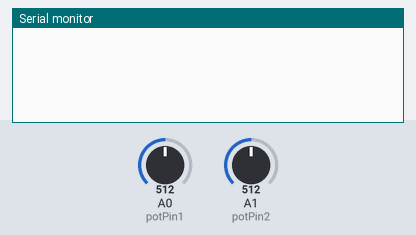
Bench run of a sketch on a simulated Arduino Uno, built with avr-gcc and run on an emulated ATmega328P. On the bench: the last lines printed to the serial monitor. The inputs (shaded band) are chosen by the test bench; at power-on: A0 (potPin1) = 512, A1 (potPin2) = 512.

Above: at 1.2 s.
1.3 s: A0 (potPin1) set to 716
At 2.1 s:
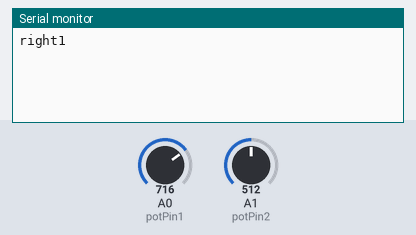
2.8 s: A1 (potPin2) set to 306
At 3.5 s:
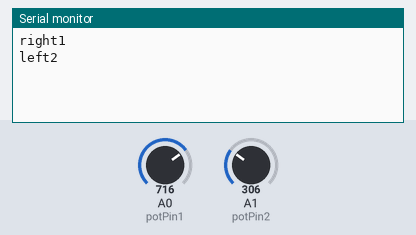
4.3 s: A0 (potPin1) set to 511
At 4.9 s:
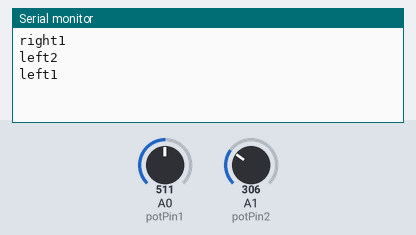
5.8 s: A1 (potPin2) set to 511
At 6.3 s:
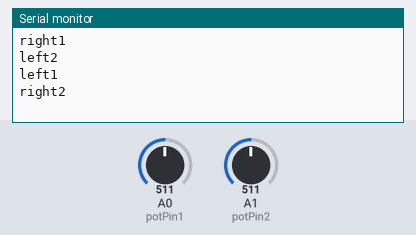

The sketch:

slider.ino
```cpp
const int potPin1 = A0;  // Player One's slider (left/right)
const int potPin2 = A1;  // Player Two's slider (left/right)
int lastPosition1 = 0;
int lastPosition2 = 0;
int threshold = 10;  // Minimum movement required to trigger an action

void setup() {
    Serial.begin(9600);
    lastPosition1 = analogRead(potPin1);
    lastPosition2 = analogRead(potPin2);
}

void loop() {
    int potValue1 = analogRead(potPin1);  // Read Player One's slider
    int potValue2 = analogRead(potPin2);  // Read Player Two's slider

    // Detect Player One's movement
    if (potValue1 - lastPosition1 > threshold) {
        Serial.println("right1"); // Move Player One right
    } else if (lastPosition1 - potValue1 > threshold) {
        Serial.println("left1"); // Move Player One left
    }
    lastPosition1 = potValue1;  // Update last position

    // Detect Player Two's movement
    if (potValue2 - lastPosition2 > threshold) {
        Serial.println("right2"); // Move Player Two right
    } else if (lastPosition2 - potValue2 > threshold) {
        Serial.println("left2"); // Move Player Two left
    }
    lastPosition2 = potValue2;  // Update last position

    delay(50);  // Small delay to prevent excessive messages
}
```

Measured:
- after the input at 1.3 s, the serial monitor: prints a new line at once (image 1)
- after the input at 2.8 s, the serial monitor: prints a new line at once (image 2)
- after the input at 4.3 s, the serial monitor: prints a new line at once (image 3)
- after the input at 5.8 s, the serial monitor: prints a new line at once (image 4)
